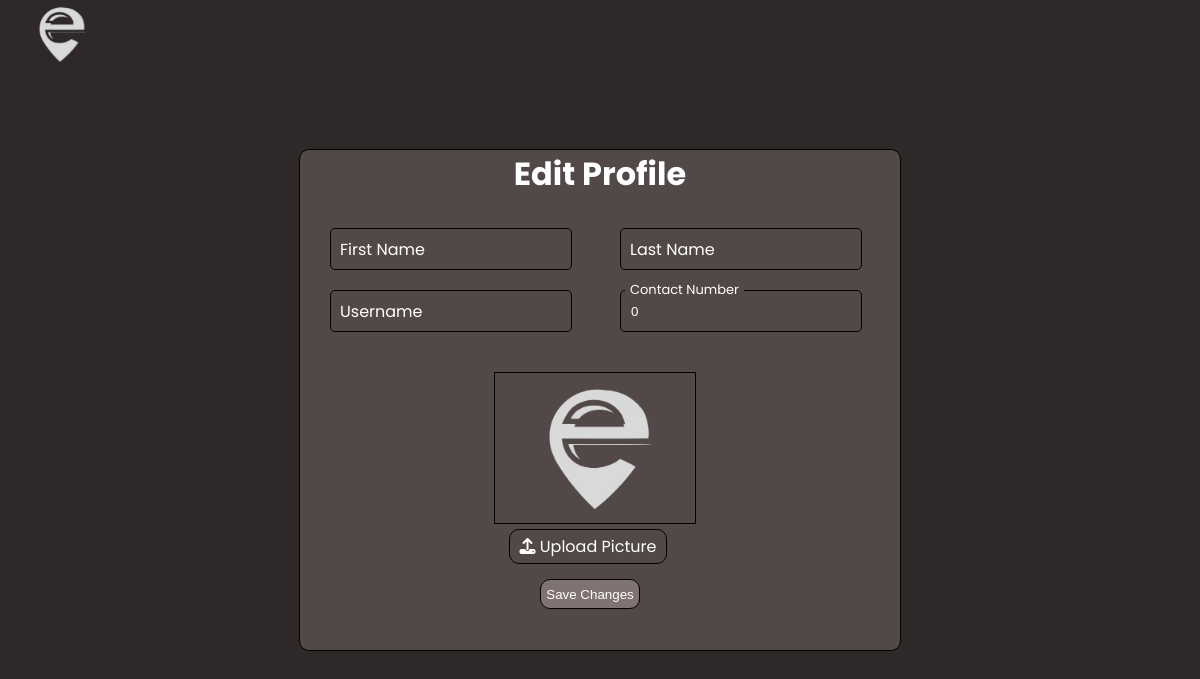
Before: /edit_profile.php?email=diannecastillo227@gmail.com with the older database file.
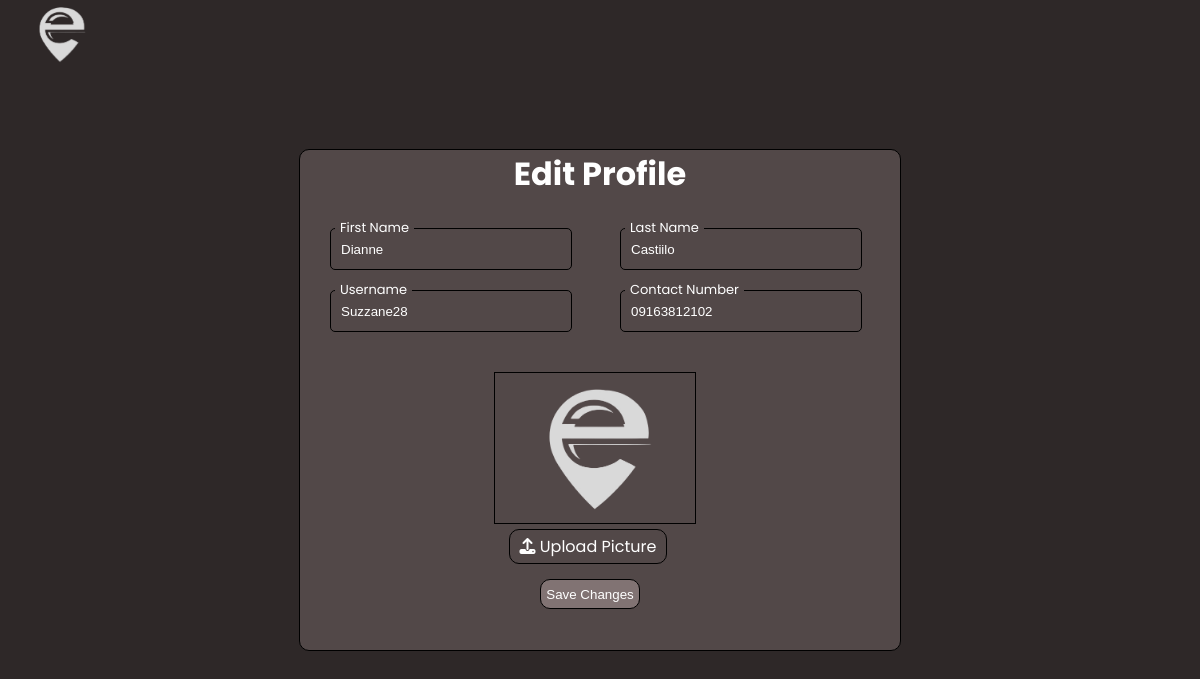
After: the same page with the newer database file.
### tables this page shows
CREATE TABLE `accounts` (
  `id` int(11) NOT NULL,
  `account_type` varchar(255) NOT NULL,
  `first_name` varchar(255) NOT NULL,
  `last_name` varchar(255) NOT NULL,
  `email` varchar(255) NOT NULL,
  `username` varchar(255) NOT NULL,
  `contact_number` bigint(20) NOT NULL,
  `password` varchar(255) NOT NULL,
  `verification_code` varchar(255) NOT NULL,
  `verification_complete` varchar(255) NOT NULL,
  `user_id` varchar(255) NOT NULL,
  `approved` varchar(255) NOT NULL,
  `profile_picture` varchar(255) NOT NULL
);

### edit_profile.php (the view, shortened to what this page needs)
<?php
    require_once("dbcon.php");
    $email = $_GET['email'];
    $sql = "SELECT * FROM accounts WHERE email = '$email'";
    $user = mysqli_query($conn, $sql);
    $row = mysqli_fetch_assoc($user);
?>
<!DOCTYPE html>
<html lang="en">
<head>
    <link rel="stylesheet" href="edit_profile.css">
</head>
<body>
    <div class="container">
        <div class="header">
            <img src="icon/icon.png" alt="" width="120" onclick="back('<?php echo $email ?>')">
        </div>
        <form action="editProfile_function.php" method="post" enctype="multipart/form-data">
            <h1>Edit Profile</h1>
            <div class="info">
                <div class="edit-profile">
                    <input type="text" id="first_name" name="first_name" value="<?php echo $row['first_name'] ?>" autocomplete="off" required>
                    <label for="first_name">First Name</label>
                </div>
                <div class="edit-profile">
                    <input type="text" id="last_name" name="last_name" autocomplete="off" value="<?php echo $row['last_name'] ?>" required>
                    <label for="last_name">Last Name</label>
                </div>
                <div class="edit-profile">
                    <input type="text" id="username" name="username" autocomplete="off" value="<?php echo $row['username'] ?>" required>
                    <label for="username">Username</label>
                </div>
                <div class="edit-profile">
                    <input type="text" id="contact_number" name="contact_number" value="0<?php echo $row['contact_number'] ?>" autocomplete="off" required>
                    <label for="contact_number">Contact Number</label>
                </div>
                <div class="profile">
                    <div class="profile_pic">
                        <img src="icon/icon.png" alt="" id="image">
                    </div>
                    <div class="uploadbtn">
                        <label for="input"><i class="fa-solid fa-upload"></i> Upload Picture</label>
                    </div>
                </div>
            </div>
            <button class="savebtn" name="save_changes">Save Changes</button>
        </form>
    </div>
</body>
</html>

Changed rows visible on the page:
added accounts: first_name "Dianne", last_name "Castiilo", username "suzzane28", contact_number "09163812102"
Other visible differences:
form field contact_number: "0" → (not shown)
